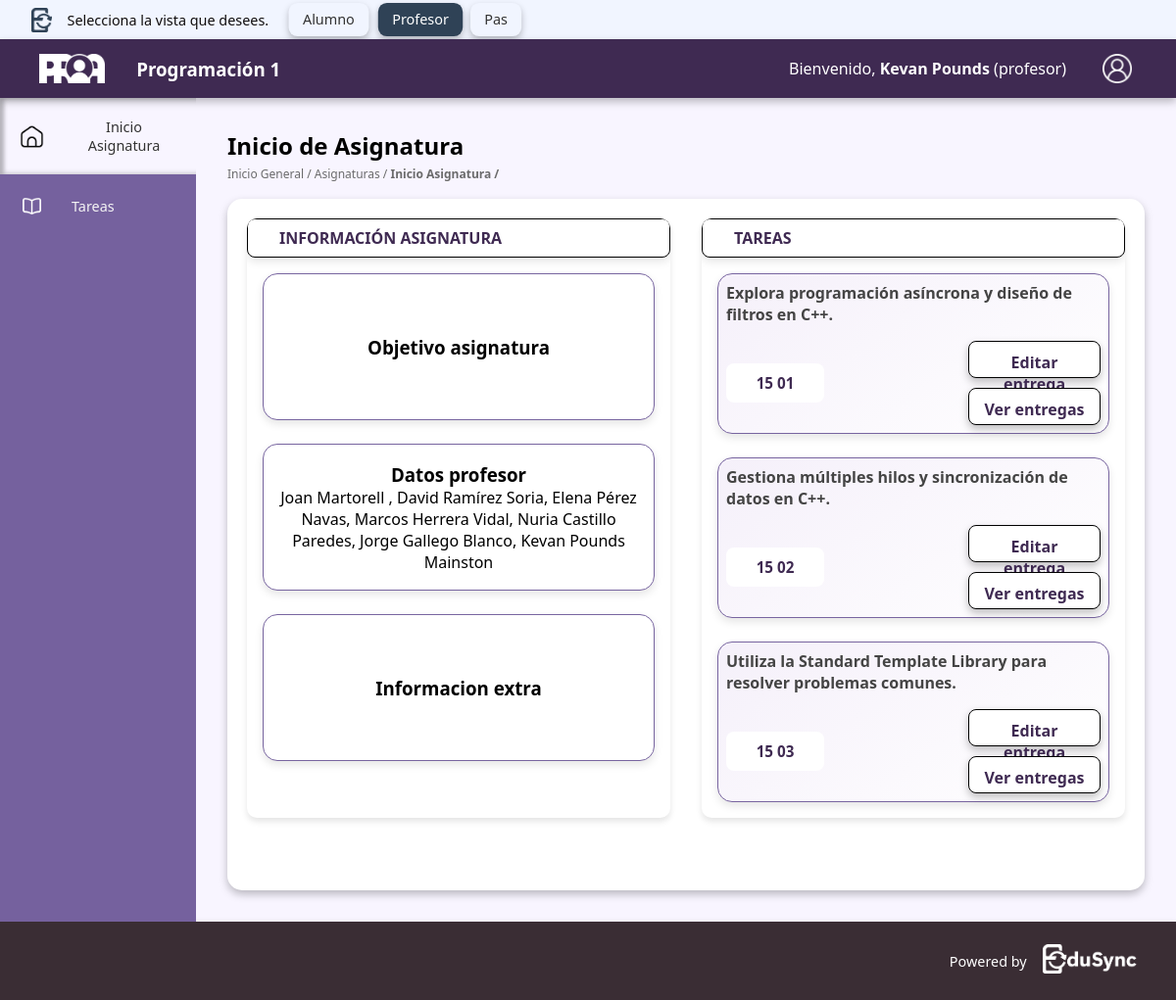
The app's page /src/app/proa/profeAlumno/inicioAsignatura.php?id=101 (signed in) with its own data.
### tables this page shows
CREATE TABLE `asignaturas` (
  `id_asignatura` int(11) NOT NULL,
  `nombre` varchar(100) DEFAULT NULL,
  `codigo` varchar(20) DEFAULT NULL,
  `descripcion` text DEFAULT NULL,
  `tipo_titulacion` enum('Grado','Doble Grado','Máster') DEFAULT NULL,
  `curso` enum('1','2','3','4') DEFAULT NULL,
  `cuatrimestre` enum('1','2') DEFAULT NULL,
  `objetivo_asignatura` text DEFAULT NULL,
  `informacion_extra` text DEFAULT NULL,
  `grupo_id` varchar(10) NOT NULL
);

CREATE TABLE `tareas` (
  `id_tarea` int(11) NOT NULL,
  `id_asignatura` int(11) DEFAULT NULL,
  `titulo` varchar(100) DEFAULT NULL,
  `descripcion` text DEFAULT NULL,
  `fecha_apertura` date DEFAULT NULL,
  `fecha_entrega` date DEFAULT NULL,
  `puntuacion_maxima` decimal(5,2) DEFAULT NULL,
  `archivo_adjunto` varchar(255) DEFAULT NULL,
  `creado_por` varchar(10) DEFAULT NULL,
  `grupo_id` varchar(10) NOT NULL
);

### src/app/includes/proaInc/proaProfesores/inicioAsignaturaProfesor.inc (the view, shortened to what this page needs)
<?php
include __DIR__ . '/../../conexion.inc';
$idAsignatura = $_GET['id'] ?? 0;
$sql = "
SELECT a.objetivo_asignatura, a.informacion_extra,
       GROUP_CONCAT(CONCAT(u.nombre, ' ', u.apellido1, ' ', IFNULL(u.apellido2, '')) SEPARATOR ', ') AS datos_profesor
FROM asignaturas a
JOIN profesores_asignaturas pa ON a.id_asignatura = pa.id_asignatura
JOIN usuarios u ON pa.dni_profesor = u.dni
WHERE a.id_asignatura = ?
GROUP BY a.id_asignatura
";
$stmt = $conn_proa->prepare($sql);
$stmt->bind_param("i", $idAsignatura);
$stmt->execute();
$datos = $stmt->get_result()->fetch_assoc();
$campos = [
    'objetivo_asignatura' => $datos['objetivo_asignatura'] ?? '',
    'datos_profesor' => $datos['datos_profesor'] ?? '',
    'informacion_extra' => $datos['informacion_extra'] ?? ''
];
$tareas = [];
$sqlTareas = "
SELECT t.fecha_entrega, t.descripcion
FROM tareas t
WHERE t.id_asignatura = ?
ORDER BY t.fecha_entrega ASC
";
$stmt = $conn_proa->prepare($sqlTareas);
$stmt->bind_param("i", $idAsignatura);
$stmt->execute();
$resultTareas = $stmt->get_result();
while ($fila = $resultTareas->fetch_assoc()) {
    $tareas[] = $fila;
}
?>
<main class="content">
    <div class="contenedor-flex-principal">
        <div class="contenedor-tareas">
            <div class="cabecera-tareas"><h1>INFORMACIÓN ASIGNATURA</h1></div>
            <div class="tabla-flex-container">
                <ul class="asignaturas">
                    <?php foreach ($campos as $campo => $valor): ?>
                        <li class="fila-objetivo">
                            <div class="encabezado-item">
                                <h3><?= ucfirst(str_replace('_', ' ', $campo)) ?></h3>
                            </div>
                            <div class="texto-contenedor" data-id="<?= $idAsignatura ?>" data-campo="<?= $campo ?>">
                                <div class="texto-visible"><?= htmlspecialchars($valor) ?></div>
                            </div>
                        </li>
                    <?php endforeach; ?>
                </ul>
            </div>
        </div>
        <div class="contenedor-tareas">
            <div class="cabecera-tareas"><h1>TAREAS</h1></div>
            <div class="tabla-flex-container">
                <ul class="tareas">
                    <?php foreach ($tareas as $tarea):
                        $fecha = DateTime::createFromFormat('Y-m-d', $tarea['fecha_entrega']);
                        $dia = $fecha ? $fecha->format('d') : '';
                        $mes = $fecha ? $fecha->format('m') : '';
                        ?>
                        <li>
                            <div>
                                <p class="texto-lista-tareas"><?= htmlspecialchars($tarea['descripcion']) ?></p>
                                <div class="encabezado-item">
                                    <div class="rectangulo-fecha"><?= $dia ?> <?= $mes ?></div>
                                    <div class="botonesEditaryVer">
                                        <button class="editar" onclick="window.location.href='EditarTarea.html'">Editar entrega</button>
                                        <button class="editar" onclick="window.location.href='VerEntregas.html'">Ver entregas</button>
                                    </div>
                                </div>
                            </div>
                        </li>
                    <?php endforeach; ?>
                </ul>
            </div>
        </div>
    </div>
</main>

### src/app/includes/proaInc/menuProa.inc (shortened to what this page needs)
<?php
$pagina_actual = basename($_SERVER['PHP_SELF']);
$userdata = $_SESSION ?? null;
$nombreAsignatura = '';
$noMostrar = ['inicioGeneral.php', 'tareas.php'];
if (!in_array($pagina_actual, $noMostrar)) {
    if (isset($_GET['codigo']) || isset($_GET['id'])) {
        require_once __DIR__ . '../../conexion.inc';
        if (isset($_GET['codigo'])) {
            $codigo = $_GET['codigo'];
            $stmt = $conn_proa->prepare("SELECT nombre FROM asignaturas WHERE codigo = ?");
            $stmt->bind_param("s", $codigo);
        } else {
            $id = intval($_GET['id']);
            $stmt = $conn_proa->prepare("SELECT nombre FROM asignaturas WHERE id_asignatura = ?");
            $stmt->bind_param("i", $id);
        }
        $stmt->execute();
        $stmt->bind_result($nombreAsignatura);
    }
}
?>
<?php if ($pagina_actual == 'LoginProa.php') { ?>
<header class="header-selector-usuario">
    <a class="logo-edusync" href="../../"><img src="../../imagenes/LogoEduSyncAzulV3.png" alt="logo de EduSync"></a>
    <span> Selecciona la vista que desees.</span>
    <div class="botones-selector-ordenador">
        <button onclick="location.href='autologin.php?rol=alumno'">Alumno</button>
        <button onclick="location.href='autologin.php?rol=profesor'">Profesor</button>
        <button onclick="location.href='autologin.php?rol=pas'">Pas</button>
    </div>
    <div class="botones-selector-movil">
        <select name="selector-vista" id="selector-vista" onchange="seleccionDeVista(this)">
            <option value="">Vistas</option>
            <option value="alumno">Alumno</option>
            <option value="profesor">Profesor</option>
            <option value="pas">Pas</option>
        </select>
        <script>
        function seleccionDeVista(select) {
            const rol = select.value;
            if (rol) {
                window.location.href = `autologin.php?rol=${rol}`;
            }
        }
        </script>
    </div>
</header>
<?php } else { ?>
<header class="header-selector-usuario">
    <a class="logo-edusync" href="../../../"><img src="../../../imagenes/LogoEduSyncAzulV3.png" alt="logo de EduSync"></a>
    <span> Selecciona la vista que desees.</span>
    <div class="botones-selector-ordenador">
        <button  <?php echo ($userdata['rol'] == 'alumno') ? 'class="vista-seleccionada" disabled' : ''; ?>onclick="location.href='../autologin.php?rol=alumno'">Alumno</button>
        <button <?php echo ($userdata['rol'] == 'profesor') ? 'class="vista-seleccionada" disabled' : ''; ?> onclick="location.href='../autologin.php?rol=profesor'">Profesor</button>
        <button <?php echo ($userdata['rol'] == 'pas') ? 'class="vista-seleccionada" disabled' : ''; ?> onclick="location.href='../autologin.php?rol=pas'">Pas</button>
    </div>
</header>
<header class="header-proa">
    <div class="elementos-izquierda">
        <?php if (($userdata['rol'] ?? '') == 'pas') { ?>
            <a class="logo-header" href="PasInicio.php"><img src="../../../imagenes/LogosProaBlanco.png" alt="Logotipo"></a>
        <?php } else { ?>
            <a class="logo-header" href="inicioGeneral.php"><img src="../../../imagenes/LogosProaBlanco.png" alt="Logotipo"></a>
        <?php } ?>
        <h3 class="titulo-asignatura" style="min-width:1em;"><?php echo htmlspecialchars($nombreAsignatura); ?></h3>
    </div>
    <div class="elementos-derecha">
        <p class="bienvenido bnv-exterior">Bienvenido, <strong><?php echo ($userdata['nombre'] ?? '') . " " . ($userdata['apellido1'] ?? ''); ?></strong> (<?php echo $userdata['rol'] ?? ''; ?>)</p>
        <button popovertarget="menu-usuario"><img src="../../../imagenes/user_1b.png" alt="Icono de Perfil"></button>
    </div>
</header>
<?php } ?>

### src/css/proaCSS/estilosBaseProa.css (style rules this page uses)
html { scroll-behavior: smooth; }
* { margin: 0; padding: 0; }
*, *::before, *::after { box-sizing: border-box; }
input, button, textarea, select { font: inherit; }
p { text-wrap: pretty; }
h1, h2, h3, h4, h5, h6 { text-wrap: balance; }
img, video, svg { height: 100%; max-width: auto; }
a { color: inherit; }
body { transition: all 0.3s ease-in-out; font-family: 'Segoe UI', Tahoma, Geneva, Verdana, sans-serif; background-color: var(--color-fondo); display: grid; grid-template-areas: "header header" "sidebar contenido" "footer footer"; grid-template-columns: var(--ancho-sidebar) 1fr; grid-template-rows: var(--altura-header) 1fr var(--altura-footer); min-height: 100vh; }
:root { --color-principal: #3f2a52; --color-principal-claro: #75619e; --color-principal-muy-claro: #beaed8; --color-principal-oscuro: #3a2d34; --color-fondo: #f8f5ff; --color-blanco: #ffffff; --color-gris-claro: #f5f5f5; --color-borde: #75619e; --color-texto: #333333; --color-texto-claro: #6b6b6b; --sombra-generica: 0px 4px 8px 0px rgba(0, 0, 0, 0.25); --sombra-interior: inset 0px 4px 4px rgba(0, 0, 0, 0.25); --altura-header: 60px; --altura-footer: 80px; --ancho-sidebar: 200px; --header-selector: 40px; --color-primario-edusync: #0D273D; --color-secundario-edusync: #2F4256; --color-fondo-edusync: #F1F5FF; --color-texto-edusync: #333333; --color-texto-claro-edusync: #FFFFFF; --color-boton-edusync: #2F4256; --color-boton-hover-edusync: #3D5166; }
.header-selector-usuario { display: flex; position: fixed; background-color: var(--color-fondo-edusync); height: var(--header-selector); align-items: center; justify-content: left; color: rgb(17, 14, 14); width: 100%; gap: 1rem; box-shadow: var(--sombra-generica); z-index: 1000; }
span { font-size: .9rem; }
.logo-edusync { height: 25px; margin-left: 2rem; }
.botones-selector-ordenador { display: flex; justify-content: center; }
.botones-selector-ordenador button { border: none; background-color: var(--color-fondo-edusync); color: var(--color-texto-edusync); border-radius: 10px; padding: 0.5rem 1rem; cursor: pointer; box-shadow: var(--sombra-generica); scale: 0.9; transition: all .3s ease-in-out; }
button.vista-seleccionada { background-color: var(--color-boton-edusync); color: var(--color-texto-claro-edusync); cursor: not-allowed; }
body>.header-proa { grid-area: header; padding: .5rem; height: var(--altura-header); width: 100%; display: flex; align-items: center; justify-content: space-between; background-color: var(--color-principal); box-shadow: var(--sombra-generica); color: var(--color-blanco); text-align: center; gap: 1em; position: fixed; top: var(--header-selector); z-index: 1000; }
.logo-header { height: 30px; margin-left: 2em; cursor: pointer; }
.elementos-derecha, .elementos-izquierda { align-items: center; display: flex; justify-content: space-between; gap: 2em; }
body>.header-proa button[popovertarget] { anchor-name: --menu-usuario; background-color: transparent; border: none; height: 40px; margin-right: 2em; padding: 5px; cursor: pointer; border-radius: 10px; transition: all 0.3s ease-in-out; }

### records on screen
asignaturas: nombre "Programación 1"
tareas: descripcion "Explora programación asíncrona y diseño de filtros en C++.", fecha_entrega "15", fecha_entrega "01"
tareas: descripcion "Gestiona múltiples hilos y sincronización de datos en C++.", fecha_entrega "15", fecha_entrega "02"
tareas: descripcion "Utiliza la Standard Template Library para resolver problemas comunes.", fecha_entrega "15", fecha_entrega "03"

### other values on screen
$userdata['nombre'] "Kevan"
$userdata['apellido1'] "Pounds"
$userdata['rol'] "profesor"
str_replace('_', ' ', $campo) "Objetivo asignatura"
str_replace('_', ' ', $campo) "Datos profesor"
$valor "Joan Martorell , David Ramírez Soria, Elena Pérez Navas, Marcos Herrera Vidal, Nuria Castillo Paredes, Jorge Gallego Blanco, Kevan Pounds Mainston"
str_replace('_', ' ', $campo) "Informacion extra"
